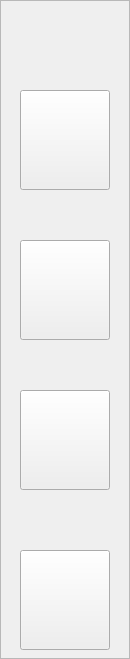
            <widget class="QFrame" name="frame_19">
             <property name="minimumSize">
              <size>
               <width>130</width>
               <height>0</height>
              </size>
             </property>
             <property name="frameShape">
              <enum>QFrame::StyledPanel</enum>
             </property>
             <property name="frameShadow">
              <enum>QFrame::Raised</enum>
             </property>
             <widget class="QPushButton" name="appointments_pb">
              <property name="geometry">
               <rect>
                <x>20</x>
                <y>240</y>
                <width>90</width>
                <height>100</height>
               </rect>
              </property>
              <property name="minimumSize">
               <size>
                <width>50</width>
                <height>100</height>
               </size>
              </property>
              <property name="text">
               <string/>
              </property>
              <property name="icon">
               <iconset resource="icons.qrc">
                <normaloff>:/icons/appointment.png</normaloff>:/icons/appointment.png</iconset>
              </property>
              <property name="iconSize">
               <size>
                <width>90</width>
                <height>80</height>
               </size>
              </property>
             </widget>
             <widget class="QPushButton" name="search_pb">
              <property name="geometry">
               <rect>
                <x>20</x>
                <y>90</y>
                <width>90</width>
                <height>100</height>
               </rect>
              </property>
              <property name="minimumSize">
               <size>
                <width>50</width>
                <height>100</height>
               </size>
              </property>
              <property name="text">
               <string/>
              </property>
              <property name="icon">
               <iconset resource="icons.qrc">
                <normaloff>:/icons/search.png</normaloff>:/icons/search.png</iconset>
              </property>
              <property name="iconSize">
               <size>
                <width>90</width>
                <height>80</height>
               </size>
              </property>
             </widget>
             <widget class="QPushButton" name="patients_pb">
              <property name="geometry">
               <rect>
                <x>20</x>
                <y>390</y>
                <width>90</width>
                <height>100</height>
               </rect>
              </property>
              <property name="minimumSize">
               <size>
                <width>50</width>
                <height>100</height>
               </size>
              </property>
              <property name="text">
               <string/>
              </property>
              <property name="icon">
               <iconset resource="icons.qrc">
                <normaloff>:/icons/patient.png</normaloff>:/icons/patient.png</iconset>
              </property>
              <property name="iconSize">
               <size>
                <width>90</width>
                <height>80</height>
               </size>
              </property>
             </widget>
             <widget class="QPushButton" name="statistics_pb">
              <property name="geometry">
               <rect>
                <x>20</x>
                <y>550</y>
                <width>90</width>
                <height>100</height>
               </rect>
              </property>
              <property name="minimumSize">
               <size>
                <width>50</width>
                <height>100</height>
               </size>
              </property>
              <property name="text">
               <string/>
              </property>
              <property name="icon">
               <iconset resource="icons.qrc">
                <normaloff>:/icons/statistics.png</normaloff>:/icons/statistics.png</iconset>
              </property>
              <property name="iconSize">
               <size>
                <width>90</width>
                <height>80</height>
               </size>
              </property>
             </widget>
            </widget>
